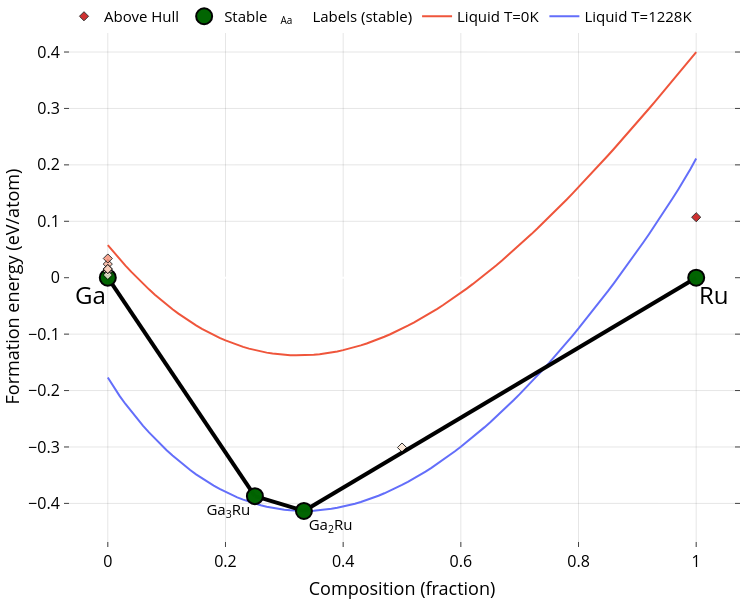
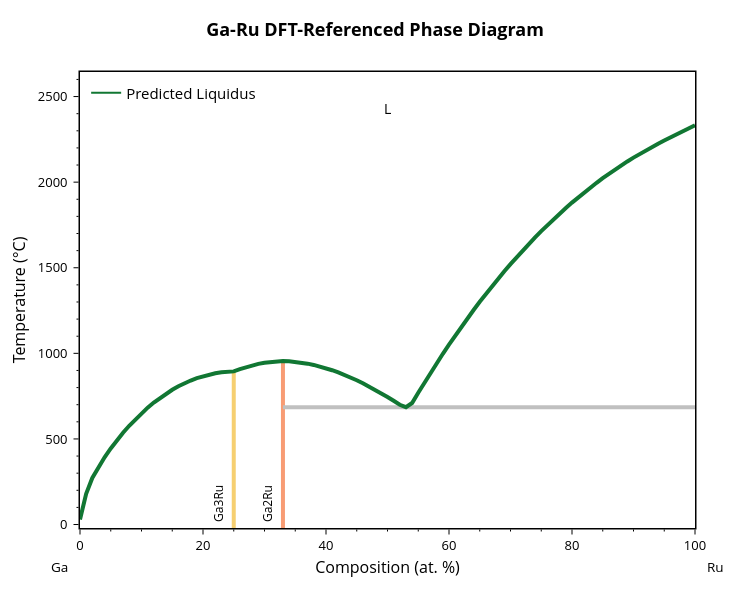

These figures' notebook cell, in order:
### Markdown cell above
## 4 - Optional: plug into BinaryLiquid

Replace the original DFT hull in a `BinaryLiquid` object, refresh model features, and regenerate predictions.

### Code cell
from gliquid.binary import BinaryLiquid, build_phases_from_chull, BLPlotter

bl = BinaryLiquid.from_cache(system, param_format='comb-exp')

# Swap in the modified convex hull
bl.dft_ch = new_pd
bl.phases = build_phases_from_chull(new_pd, bl.components[1])
# Update runner's convex hull features with the modified phase diagram
update_runner_chull_features(runner, system, new_pd, melt_enthalpies)

# Re-run prediction with updated features
pred_params = runner.predict_system(system) + [0]
print("Updated predicted parameters:", pred_params)
bl.update_params(pred_params)

blp = BLPlotter(bl)
blp.show('ch+g')
blp.show('pred+liq')

runner.create_compact_prediction_figure(
    system_name=system,
    output_file=None,
    max_display_features=10,
)

### Figure 1 — Plotly figure (JSON) as saved in the notebook; plotly's stock layout.template omitted (floating-point values rounded to 4 significant figures)
{"data": [{"mode": "lines", "name": "Liquid T=1228K", "type": "scatter", "x": [0, 0.01, 0.02, 0.03, 0.04, 0.05, 0.06, 0.07, 0.08, 0.09, 0.1, 0.11, 0.12, 0.13, 0.14, 0.15, 0.16, 0.17, 0.18, 0.19, 0.2, 0.21, 0.22, 0.23, 0.24, 0.25, 0.26, 0.27, 0.28, 0.29, 0.3, 0.31, 0.32, 0.33, 0.34, 0.35, 0.36, 0.37, 0.38, 0.39, 0.4, 0.41, 0.42, 0.43, 0.44, 0.45, 0.46, 0.47, 0.48, 0.49, 0.5, 0.51, 0.52, 0.53, 0.54, 0.55, 0.56, 0.57, 0.58, 0.59, 0.6, 0.61, 0.62, 0.63, 0.64, 0.65, 0.66, 0.67, 0.68, 0.69, 0.7, 0.71, 0.72, 0.73, 0.74, 0.75, 0.76, 0.77, 0.78, 0.79, 0.8, 0.81, 0.82, 0.83, 0.84, 0.85, 0.86, 0.87, 0.88, 0.89, 0.9, 0.91, 0.92, 0.93, 0.94, 0.95, 0.96, 0.97, 0.98, 0.99, 1], "y": [-0.1769, -0.1941, -0.2094, -0.2238, -0.2374, -0.2502, -0.2625, -0.2741, -0.2852, -0.2958, -0.3058, -0.3153, -0.3243, -0.3328, -0.3409, -0.3485, -0.3556, -0.3623, -0.3686, -0.3744, -0.3797, -0.3847, -0.3893, -0.3934, -0.3971, -0.4005, -0.4034, -0.4059, -0.4081, -0.4099, -0.4113, -0.4123, -0.413, -0.4133, -0.4133, -0.4129, -0.4121, -0.4111, -0.4096, -0.4079, -0.4058, -0.4033, -0.4006, -0.3975, -0.3941, -0.3904, -0.3864, -0.3821, -0.3774, -0.3725, -0.3673, -0.3618, -0.356, -0.3499, -0.3436, -0.3369, -0.33, -0.3228, -0.3154, -0.3077, -0.2997, -0.2915, -0.283, -0.2742, -0.2653, -0.256, -0.2466, -0.2368, -0.2269, -0.2167, -0.2063, -0.1957, -0.1848, -0.1737, -0.1624, -0.1509, -0.1391, -0.1271, -0.115, -0.1026, -0.08998, -0.07718, -0.06416, -0.05094, -0.03752, -0.02388, -0.01004, 0.004011, 0.01827, 0.03275, 0.04745, 0.06237, 0.07752, 0.09292, 0.1086, 0.1245, 0.1408, 0.1574, 0.1744, 0.1922, 0.2114]}, {"mode": "lines", "name": "Liquid T=0K", "type": "scatter", "x": [0, 0.01, 0.02, 0.03, 0.04, 0.05, 0.06, 0.07, 0.08, 0.09, 0.1, 0.11, 0.12, 0.13, 0.14, 0.15, 0.16, 0.17, 0.18, 0.19, 0.2, 0.21, 0.22, 0.23, 0.24, 0.25, 0.26, 0.27, 0.28, 0.29, 0.3, 0.31, 0.32, 0.33, 0.34, 0.35, 0.36, 0.37, 0.38, 0.39, 0.4, 0.41, 0.42, 0.43, 0.44, 0.45, 0.46, 0.47, 0.48, 0.49, 0.5, 0.51, 0.52, 0.53, 0.54, 0.55, 0.56, 0.57, 0.58, 0.59, 0.6, 0.61, 0.62, 0.63, 0.64, 0.65, 0.66, 0.67, 0.68, 0.69, 0.7, 0.71, 0.72, 0.73, 0.74, 0.75, 0.76, 0.77, 0.78, 0.79, 0.8, 0.81, 0.82, 0.83, 0.84, 0.85, 0.86, 0.87, 0.88, 0.89, 0.9, 0.91, 0.92, 0.93, 0.94, 0.95, 0.96, 0.97, 0.98, 0.99, 1], "y": [0.05788, 0.04531, 0.0332, 0.02155, 0.01034, -0.000423, -0.01074, -0.02063, -0.03007, -0.03909, -0.04769, -0.05586, -0.06362, -0.07096, -0.0779, -0.08443, -0.09056, -0.0963, -0.1016, -0.1066, -0.1112, -0.1154, -0.1192, -0.1226, -0.1257, -0.1284, -0.1308, -0.1328, -0.1344, -0.1357, -0.1367, -0.1373, -0.1376, -0.1376, -0.1372, -0.1365, -0.1355, -0.1342, -0.1325, -0.1306, -0.1284, -0.1258, -0.123, -0.1199, -0.1165, -0.1128, -0.1089, -0.1047, -0.1002, -0.0954, -0.09038, -0.08511, -0.07959, -0.07382, -0.0678, -0.06155, -0.05506, -0.04835, -0.0414, -0.03424, -0.02685, -0.01925, -0.01144, -0.003428, 0.004788, 0.0132, 0.02181, 0.03061, 0.03959, 0.04875, 0.05809, 0.0676, 0.07728, 0.08713, 0.09713, 0.1073, 0.1176, 0.1281, 0.1387, 0.1494, 0.1603, 0.1713, 0.1824, 0.1937, 0.2051, 0.2166, 0.2282, 0.2399, 0.2517, 0.2636, 0.2756, 0.2877, 0.2999, 0.3122, 0.3245, 0.3369, 0.3494, 0.362, 0.3746, 0.3872, 0.4]}, {"hoverinfo": "none", "line": {"color": "black", "width": 4}, "mode": "lines", "showlegend": false, "type": "scatter", "x": [0.25, 0, null, 0.3333, 0.25, null, 0.3333, 1, null], "y": [-0.3871, 0, null, -0.4134, -0.3871, null, -0.4134, 0, null]}, {"hoverinfo": "skip", "mode": "text", "name": "Labels (stable)", "opacity": 1, "showlegend": true, "text": ["Ga<sub>3</sub>Ru", "Ga<sub>2</sub>Ru"], "textposition": ["bottom left", "bottom right"], "type": "scatter", "visible": true, "x": [0.242, 0.3413], "y": [-0.4001, -0.4264]}, {"error_y": {"array": [0, 0, 0, 0], "color": "gray", "thickness": 2.5, "type": "data", "width": 5}, "hoverinfo": "text", "hoverlabel": {"font": {"size": 14}}, "hovertext": ["Ga<sub>3</sub>Ru (no ID) <br>  Formation energy: -0.387 eV/atom <br>  (Stable)", "Ga (no ID) <br>  Formation energy: 0.0 eV/atom <br>  (Stable)", "Ga<sub>2</sub>Ru (no ID) <br>  Formation energy: -0.413 eV/atom <br>  (Stable)", "Ru (no ID) <br>  Formation energy: 0.0 eV/atom <br>  (Stable)"], "marker": {"color": "darkgreen", "line": {"color": "black", "width": 2}, "size": 16}, "mode": "markers", "name": "Stable", "opacity": 0.99, "showlegend": true, "type": "scatter", "x": [0.25, 0, 0.3333, 1], "y": [-0.3871, 0, -0.4134, 0]}, {"hoverinfo": "text", "hoverlabel": {"font": {"size": 14}}, "hovertext": ["Ru (no ID) <br>  Formation energy: 0.107 eV/atom <br>  Energy Above Hull: (+0.107 eV/atom)", "Ga (no ID) <br>  Formation energy: 0.024 eV/atom <br>  Energy Above Hull: (+0.024 eV/atom)", "Ga (no ID) <br>  Formation energy: 0.034 eV/atom <br>  Energy Above Hull: (+0.034 eV/atom)", "Ga (no ID) <br>  Formation energy: 0.011 eV/atom <br>  Energy Above Hull: (+0.011 eV/atom)", "Ga (no ID) <br>  Formation energy: 0.012 eV/atom <br>  Energy Above Hull: (+0.012 eV/atom)", "Ga (no ID) <br>  Formation energy: 0.005 eV/atom <br>  Energy Above Hull: (+0.005 eV/atom)", "Ga (no ID) <br>  Formation energy: 0.015 eV/atom <br>  Energy Above Hull: (+0.015 eV/atom)", "Ga (no ID) <br>  Formation energy: 0.015 eV/atom <br>  Energy Above Hull: (+0.015 eV/atom)", "GaRu (no ID) <br>  Formation energy: -0.301 eV/atom <br>  Energy Above Hull: (+0.009 eV/atom)"], "marker": {"color": [0.107, 0.024, 0.034, 0.011, 0.012, 0.005, 0.015, 0.015, 0.009], "colorscale": [[0, "#fff5e3"], [0.5, "#f24324"], [1, "#c40000"]], "line": {"color": "black", "width": 1}, "opacity": 0.8, "size": 7, "symbol": "diamond"}, "mode": "markers", "name": "Above Hull", "showlegend": true, "type": "scatter", "x": [1, 0, 0, 0, 0, 0, 0, 0, 0.5], "y": [0.1073, 0.02417, 0.03406, 0.01134, 0.01168, 0.004823, 0.01527, 0.01539, -0.301]}], "layout": {"annotations": [{"align": "center", "font": {"color": "#000000", "size": 24}, "opacity": 1, "showarrow": false, "text": "Ga", "x": -0.03, "xref": "x", "y": -0.03, "yref": "y"}, {"align": "center", "font": {"color": "#000000", "size": 24}, "opacity": 1, "showarrow": false, "text": "Ru", "x": 1.03, "xref": "x", "y": -0.03, "yref": "y"}], "autosize": true, "coloraxis": {"colorbar": {"x": 1, "y": 0.05, "yanchor": "top"}}, "font": {"color": "black", "size": 15}, "height": 600, "hovermode": "closest", "legend": {"orientation": "h", "tracegroupgap": 7, "traceorder": "reversed", "x": 0, "xanchor": "left", "y": 1.05}, "margin": {"b": 10, "l": 10, "pad": 0, "r": 10, "t": 0}, "paper_bgcolor": "white", "plot_bgcolor": "white", "showlegend": true, "width": 750, "xaxis": {"anchor": "y", "gridcolor": "rgba(0,0,0,0.1)", "mirror": "ticks", "nticks": 8, "showgrid": true, "showline": true, "side": "bottom", "tickfont": {"color": "black", "size": 16}, "ticks": "inside", "title": {"font": {"color": "#000000", "size": 18}, "text": "Composition (fraction)"}, "type": "linear", "zeroline": false}, "yaxis": {"anchor": "x", "gridcolor": "rgba(0,0,0,0.1)", "mirror": "ticks", "showgrid": true, "showline": true, "side": "left", "tickfont": {"color": "black", "size": 16}, "ticks": "inside", "title": {"font": {"color": "#000000", "size": 18}, "text": "Formation energy (eV/atom)"}, "type": "linear"}}}

### Figure 2 — Plotly figure (JSON) as saved in the notebook; plotly's stock layout.template omitted (floating-point values rounded to 4 significant figures)
{"data": [{"hovertemplate": "label=Ga3Ru<br>x=%{x}<br>t=%{y}<extra></extra>", "legendgroup": "Ga3Ru", "line": {"color": "rgb(246, 207, 113)", "dash": "solid", "width": 4}, "marker": {"symbol": "circle"}, "mode": "lines", "name": "Ga3Ru", "orientation": "v", "showlegend": false, "type": "scatter", "x": [25, 25, 25, 25, 25, 25, 25, 25, 25, 25, 25, 25, 25, 25, 25, 25, 25, 25, 25, 25, 25, 25, 25, 25, 25, 25, 25, 25], "xaxis": "x", "y": [29.75, 179.7, 272.4, 393.1, 336.7, 444.5, 492.0, 614.9, 536.0, 576.9, 682.5, 650.0, 841.3, 764.7, 876.0, 883.5, 894.5, 894.5, 866.5, 854.9, 712.4, 739.8, 787.3, 892.7, 889.1, 825.5, 807.5, -273.1], "yaxis": "y"}, {"hovertemplate": "label=Ga2Ru<br>x=%{x}<br>t=%{y}<extra></extra>", "legendgroup": "Ga2Ru", "line": {"color": "rgb(248, 156, 116)", "dash": "solid", "width": 4}, "marker": {"symbol": "circle"}, "mode": "lines", "name": "Ga2Ru", "orientation": "v", "showlegend": false, "type": "scatter", "x": [33, 33, 33, 33, 33, 33, 33, 33, 33, 33, 33, 33, 33, 33, 33, 33, 33, 33, 33, 33, 33, 33, 33, 33, 33, 33, 33, 33, 33, 33, 33], "xaxis": "x", "y": [825.3, 842.8, 685.2, 859.2, 806.7, 745.1, 888.6, 874.5, 766.6, 787.2, 699.6, 722.8, 901.5, 930.1, 919.8, 907.6, 894.5, 953.6, 950.4, 938.6, 945.4, 923.3, 913.0, 950.5, 945.9, 932.3, 939.8, 955.3, 953.7, 955.3, -273.1], "yaxis": "y"}, {"hovertemplate": "x=%{x}<br>y=%{y}<extra></extra>", "legendgroup": "", "line": {"color": "Silver", "dash": "solid", "width": 4}, "marker": {"symbol": "circle"}, "mode": "lines", "name": "", "orientation": "v", "showlegend": false, "type": "scatter", "x": [33, 53, 100], "xaxis": "x", "y": [685.2, 685.2, 685.2], "yaxis": "y"}, {"hovertemplate": "label=L<br>x=%{x}<br>t=%{y}<extra></extra>", "legendgroup": "L", "line": {"color": "#117733", "dash": "solid", "width": 4}, "marker": {"symbol": "circle"}, "mode": "lines", "name": "L", "orientation": "v", "showlegend": false, "type": "scatter", "x": [0, 1, 2, 3, 4, 5, 6, 7.0, 8, 9, 10, 11, 12, 13, 14.0, 15, 16, 17, 18, 19, 20, 21, 22, 23, 24, 25, 26, 27, 28.0, 29.0, 30, 31, 32, 33, 34, 35, 36, 37, 38, 39, 40, 41, 42, 43, 44, 45, 46, 47, 48, 49, 50, 51, 52, 53, 54, 55.0, 56.0, 57.0, 58.0, 59, 60, 61, 62, 63, 64, 65, 66, 67, 68, 69, 70, 71, 72, 73, 74, 75, 76, 77, 78, 79, 80, 81, 82, 83, 84, 85, 86, 87, 88, 89, 90, 91, 92, 93, 94, 95, 96, 97, 98, 99, 100], "xaxis": "x", "y": [29.75, 179.7, 272.4, 336.7, 393.1, 444.5, 492.0, 536.0, 576.9, 614.9, 650.0, 682.5, 712.4, 739.8, 764.7, 787.3, 807.5, 825.5, 841.3, 854.9, 866.5, 876.0, 883.5, 889.1, 892.7, 894.5, 907.6, 919.8, 930.1, 938.6, 945.4, 950.4, 953.6, 955.3, 953.7, 950.5, 945.9, 939.8, 932.3, 923.3, 913.0, 901.5, 888.6, 874.5, 859.2, 842.8, 825.3, 806.7, 787.2, 766.6, 745.1, 722.8, 699.6, 685.2, 710.0, 770.1, 828.8, 886.3, 942.5, 997.4, 1051.0, 1103.0, 1155.0, 1205.0, 1253.0, 1301.0, 1347.0, 1392.0, 1437.0, 1479.0, 1521.0, 1562.0, 1602.0, 1640.0, 1678.0, 1714.0, 1749.0, 1784.0, 1817.0, 1849.0, 1881.0, 1911.0, 1940.0, 1969.0, 1996.0, 2023.0, 2049.0, 2074.0, 2098.0, 2121.0, 2143.0, 2165.0, 2186.0, 2206.0, 2225.0, 2243.0, 2261.0, 2279.0, 2295.0, 2312.0, 2333.0], "yaxis": "y"}, {"marker": {"color": "#117733"}, "mode": "lines", "name": "Predicted Liquidus", "showlegend": true, "type": "scatter", "x": [null], "y": [null]}], "layout": {"annotations": [{"borderpad": 5, "font": {"color": "black", "size": 12}, "showarrow": false, "text": "Ga3Ru", "textangle": -90, "x": 22.5, "y": -20.25, "yanchor": "bottom"}, {"borderpad": 5, "font": {"color": "black", "size": 12}, "showarrow": false, "text": "Ga2Ru", "textangle": -90, "x": 30.5, "y": -20.25, "yanchor": "bottom"}, {"font": {"color": "black", "size": 14}, "showarrow": false, "text": "L", "x": 50, "y": 2430.0}, {"font": {"color": "black", "size": 13.5}, "showarrow": false, "text": "Ga", "x": -0.05, "xanchor": "left", "xref": "paper", "y": -0.086, "yanchor": "middle", "yref": "paper"}, {"font": {"color": "black", "size": 13.5}, "showarrow": false, "text": "Ru", "x": 1.05, "xanchor": "right", "xref": "paper", "y": -0.086, "yanchor": "middle", "yref": "paper"}], "font": {"color": "black", "size": 13}, "height": 600, "legend": {"font": {"size": 15}, "x": 0.01, "xanchor": "left", "y": 0.99, "yanchor": "top"}, "margin": {"b": 72, "r": 55, "t": 72}, "plot_bgcolor": "white", "showlegend": true, "title": {"font": {"color": "black", "size": 18}, "text": "<b>Ga-Ru DFT-Referenced Phase Diagram</b>", "x": 0.5, "xanchor": "center", "yanchor": "bottom"}, "width": 750, "xaxis": {"linecolor": "black", "linewidth": 1.5, "minor": {"nticks": 5, "tickcolor": "black", "ticklen": 2, "ticks": "outside", "tickwidth": 1}, "mirror": true, "range": [0, 100], "showline": true, "tickcolor": "black", "tickformat": ".0f", "ticklen": 5, "ticks": "outside", "tickwidth": 1, "title": {"font": {"size": 16}, "standoff": 8, "text": "Composition (at. %)"}}, "yaxis": {"linecolor": "black", "linewidth": 1.5, "minor": {"nticks": 5, "tickcolor": "black", "ticklen": 2, "ticks": "outside", "tickwidth": 1}, "mirror": true, "range": [-20.25, 2643.0], "showline": true, "tickcolor": "black", "ticklen": 5, "ticks": "outside", "ticksuffix": " ", "tickwidth": 1, "title": {"font": {"size": 16}, "standoff": 8, "text": "Temperature (°C)"}}}}
